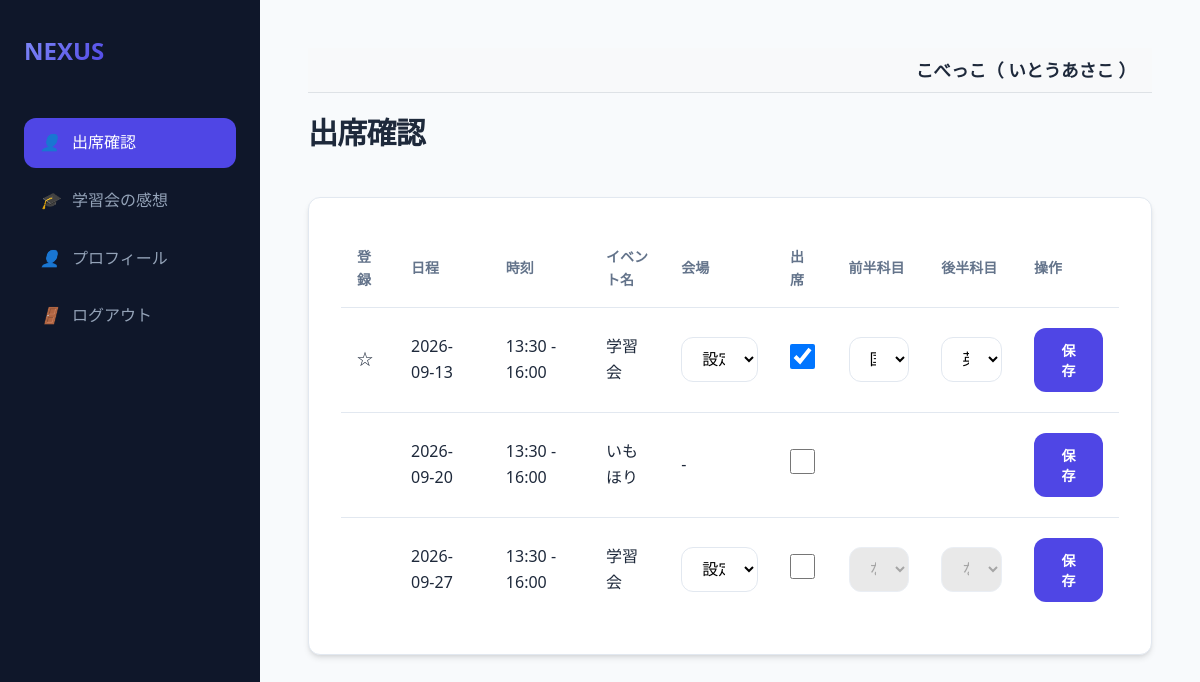
/student/dashboard (signed in), run on an earlier commit of the app's database.
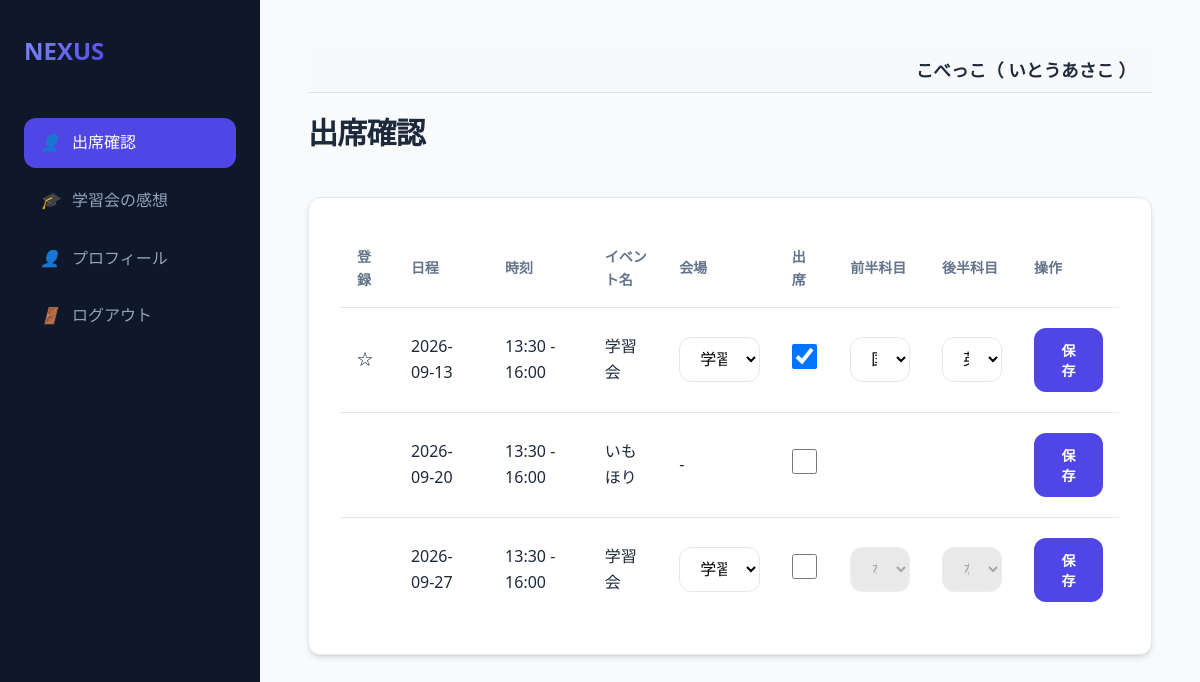
And on a later commit of the database.
### models.py (models this page shows, shortened)
class Student(db.Model):
    id = db.Column(db.Integer, primary_key=True)
    user_id = db.Column(db.Integer, db.ForeignKey('user.id'), nullable=True)
    user = db.relationship('User', back_populates='student_record')
    organization_id = db.Column(db.Integer, db.ForeignKey('organization.id'), nullable=False)
    organization = db.relationship('Organization')
    default_venue_id = db.Column(db.Integer, db.ForeignKey('venue.id'), nullable=True)
    default_venue = db.relationship('Venue')
    group_id = db.Column(db.Integer, db.ForeignKey('group.id'), nullable=True)
    group = db.relationship('Group', back_populates='students')
    name = db.Column(db.String(50), nullable=False)
    grade = db.Column(db.String(20))
    gender = db.Column(db.String(10))
    pref_gender = db.Column(db.String(10))
    pref_age1020_priority = db.Column(db.Integer, default=2)
    pref_age3040_priority = db.Column(db.Integer, default=2)
    pref_age50_priority = db.Column(db.Integer, default=2)
    attend = db.Column(db.Boolean, default=False)

class Event(db.Model):
    id = db.Column(db.Integer, primary_key=True)
    date = db.Column(db.DateTime, nullable=False)
    name = db.Column(db.String(100), nullable=False)
    organization_id = db.Column(db.Integer, db.ForeignKey('organization.id'), nullable=False)
    organization = db.relationship('Organization')
    venues = db.relationship('Venue', secondary=event_venue, backref='events')
    teacher_start = db.Column(db.String(5), nullable=False)
    teacher_end = db.Column(db.String(5), nullable=False)
    student_start = db.Column(db.String(5), nullable=False)
    student_end = db.Column(db.String(5), nullable=False)
    publish_to = db.Column(db.String(20), default='両0')
    status = db.Column(db.String(20), default='公開前')

class EventAttendance(db.Model):
    id = db.Column(db.Integer, primary_key=True)
    event_id = db.Column(db.Integer, db.ForeignKey('event.id'), nullable=False)
    user_id = db.Column(db.Integer, db.ForeignKey('user.id'), nullable=False)
    venue_id = db.Column(db.Integer, db.ForeignKey('venue.id'), nullable=True) # マッチング時に必要
    attend = db.Column(db.Boolean, default=False)
    subject1 = db.Column(db.String(20))
    subject2 = db.Column(db.String(20))
    achievement = db.Column(db.Integer) # 1-4
    compatibility = db.Column(db.Integer) # 1-4
    updated_by = db.Column(db.String(10)) # 'user' or 'admin'

class User(db.Model):
    id = db.Column(db.Integer, primary_key=True)
    username = db.Column(db.String(50), unique=True, nullable=False)
    name = db.Column(db.String(50), nullable=True)
    password_hash = db.Column(db.String(128), nullable=False)
    is_admin = db.Column(db.Boolean, default=False)
    is_super_admin = db.Column(db.Boolean, default=False)
    is_org_admin = db.Column(db.Boolean, default=False)
    organization_id = db.Column(db.Integer, db.ForeignKey('organization.id'), nullable=True)
    organization = db.relationship('Organization', backref='users')
    teacher_record = db.relationship('Teacher', back_populates='user', uselist=False)
    student_record = db.relationship('Student', back_populates='user', uselist=False)

### app.py (the view)
@app.route('/student/dashboard', methods=['GET'])
@login_required
def student_dashboard():
    user = db.session.get(User, session['user_id'])
    org_id = user.organization_id
    events = Event.query.filter(Event.organization_id == org_id,
                                Event.status.in_(['実施前', '実施']),
                                Event.publish_to.in_(['両方', '生徒'])).order_by(Event.date).all()
    venues = Venue.query.filter_by(organization_id=org_id).all()
    all_attendances = {a.event_id: a for a in EventAttendance.query.filter_by(user_id=session['user_id']).all()}
    return render_template('student_dashboard.html', events=events, venues=venues, all_attendances=all_attendances)

### app.py (called while the page is built)
@app.after_request
def add_header(response):
    response.headers['Cache-Control'] = 'no-store, no-cache, must-revalidate, max-age=0'
    response.headers['Pragma'] = 'no-cache'
    response.headers['Expires'] = '0'
    return response

def login_required(f):
    @wraps(f)
    def decorated_function(*args, **kwargs):
        if 'user_id' not in session:
            return redirect(url_for('login'))
        return f(*args, **kwargs)
    return decorated_function

@app.context_processor
def inject_globals():
    user = None
    group_division_enabled = False
    if 'user_id' in session:
        user = db.session.get(User, session['user_id'])
        if user and user.organization_id:
            cfg = Config.query.filter_by(key='group_division_enabled', organization_id=user.organization_id).first()
            if cfg and cfg.value == 'true':
                group_division_enabled = True
    return dict(current_user=user, group_division_enabled=group_division_enabled)

### templates/student_dashboard.html (shortened to what this page needs)
{% extends "base.html" %}
{% block content %}
<div class="header">
    <h1>出席確認</h1>
</div>
<div class="card">
    <div class="table-container">
        <table>
            <thead>
                <tr>
                    <th>登録</th>
                    <th>日程</th>
                    <th>時刻</th>
                    <th>イベント名</th>
                    <th>会場</th>
                    <th>出席</th>
                    <th>前半科目</th>
                    <th>後半科目</th>
                    <th>操作</th>
                </tr>
            </thead>
            <tbody>
                {% for event in events %}
                {% set att = all_attendances.get(event.id) %}
                {% set is_study = (event.name == '学習会') %}
                <tr>
                    <td>
                        {% if att %}
                            {% if att.updated_by == 'user' %}★
                            {% elif att.updated_by == 'admin' %}☆
                            {% endif %}
                        {% endif %}
                    </td>
                    <td>{{ event.date.strftime('%Y-%m-%d') }}</td>
                    <td>{{ event.student_start }} - {{ event.student_end }}</td>
                    <td>{{ event.name }}</td>
                    <td>
                        {% if is_study %}
                        <select name="venue_id" id="venue_{{event.id}}" form="form_{{event.id}}" class="subject-input">
                            {% if not venues %}
                            <option value="">設定なし</option>
                            {% endif %}
                            {% for venue in venues %}
                            <option value="{{ venue.id }}" {{ 'selected' if att and att.venue_id == venue.id }}>{{ venue.name }}</option>
                            {% endfor %}
                        </select>
                        {% else %}
                        -
                        {% endif %}
                    </td>
                    <td>
                        <input type="checkbox" name="attend" value="true" form="form_{{event.id}}" class="large-checkbox attend-checkbox" data-event-id="{{event.id}}"
                               {{ 'checked' if att and att.attend }}>
                    </td>
                    <td>
                        {% if is_study %}
                        <select name="subject1" id="sub1_{{event.id}}" form="form_{{event.id}}" class="subject-input" {{ 'disabled' if not (att and att.attend) }}>
                            {% for sub in ['数学', '英語', '国語', '理科', '社会', 'なし'] %}
                            <option value="{{sub}}" {{ 'selected' if (att.subject1 if att else 'なし') == sub }}>{{sub}}</option>
                            {% endfor %}
                        </select>
                        {% else %}
                        &nbsp;
                        {% endif %}
                    </td>
                    <td>
                        {% if is_study %}
                        <select name="subject2" id="sub2_{{event.id}}" form="form_{{event.id}}" class="subject-input" {{ 'disabled' if not (att and att.attend) }}>
                            {% for sub in ['数学', '英語', '国語', '理科', '社会', 'なし'] %}
                            <option value="{{sub}}" {{ 'selected' if (att.subject2 if att else 'なし') == sub }}>{{sub}}</option>
                            {% endfor %}
                        </select>
                        {% else %}
                        &nbsp;
                        {% endif %}
                    </td>
                    <td>
                        <button type="submit" form="form_{{event.id}}" class="btn btn-primary">保存</button>
                    </td>
                </tr>
                {% endfor %}
            </tbody>
        </table>
    </div>
</div>
{% endblock %}

### templates/base.html (shortened to what the changed rows need)
<!DOCTYPE html>
<html lang="ja">
<head>
    <link rel="stylesheet" href="{{ url_for('static', filename='style.css') }}">
</head>
<body>
<main class="main-content">
    {% if current_user %}
    <div style="background-color: #f8f9fa; padding: 0.5rem 1rem; margin-bottom: 1rem; border-bottom: 1px solid #dee2e6; text-align: right; font-size: 1.1rem; font-weight: bold;">
        {{ current_user.organization.name if current_user.organization else '組織なし' }}（
        {% if current_user.name %}
            {{ current_user.name }}
        {% elif current_user.teacher_record %}
            {{ current_user.teacher_record.name }}
        {% elif current_user.student_record %}
            {{ current_user.student_record.name }}
        {% else %}
            {{ current_user.username }}
        {% endif %}
        ）
    </div>
    {% endif %}
    {% block content %}{% endblock %}
</main>
</body>
</html>

What changed in the data, as far as the page shows it:
no longer on this page (row edited): Student: student_record.name "いとうあさこ"
now on this page (row edited): User: name "いとうあさこ"
computed for Event "国語": venue_id "設定なし" → "学習会場B"
computed for Event "なし": venue_id "設定なし" → "学習会場A"
